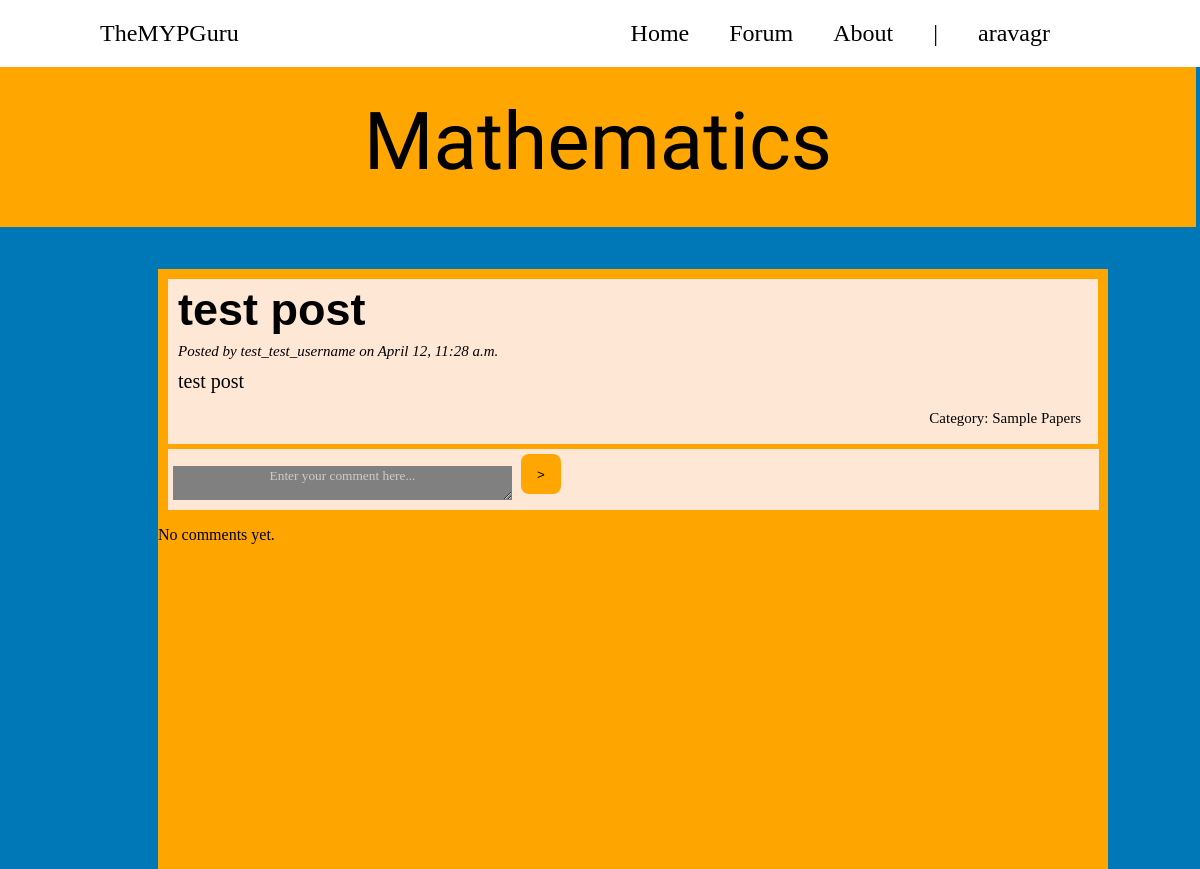
Screenshot of /math/post/32/ (signed in) with the database file from the repository.
### MathForum/models.py (models this page shows, shortened)
class Post(models.Model):
    title = models.CharField(max_length=50)
    description = models.CharField(max_length=1000)
    category = models.ForeignKey(Category, on_delete=models.CASCADE)
    file = models.FileField(blank=True, null=True)
    author = models.ForeignKey(User, on_delete=models.CASCADE)
    created_at = models.DateTimeField(auto_now_add=True)
    is_verified = models.BooleanField(default=False)

class Category(models.Model):
    name = models.CharField(max_length=255)
    def __str__(self):
        return self.name

### MathForum/views.py (the view, shortened to what this page needs)
# urls.py: path('post/<int:pk>/', post_detail, name='post_detail'),
@login_required
def post_detail(request, pk):
    post = get_object_or_404(Post, pk=pk)
    comments = Comment.objects.filter(post=post)
    comment_form = CommentForm()
    post_form = PostForm()
    return render(request, 'math_detail.html', {'post': post, 'comments': comments, 'comment_form': comment_form, 'post_form': post_form})

### MathForum/forms.py
class CommentForm(forms.ModelForm):
    class Meta:
        model = Comment
        fields = ('text',)
        widgets = {
            'text': forms.Textarea(attrs={'placeholder': 'Enter your comment here...'})
        }

class PostForm(forms.ModelForm):
    class Meta:
        model = Post
        fields = ('title', 'description', 'category', 'file', 'is_verified')

### MathForum/templates/math_detail.html (shortened to what this page needs)
{% load static %}
<!DOCTYPE html>
<html>
<head>
    <link rel="stylesheet" href="{% static 'styles.css' %}?{% now "U" %}">
    <link rel="stylesheet" href="{% static 'forum_detail.css' %}?{% now "U" %}">
</head>
<body style="background-color: #0077B6">
    <ul class = "navbar">
        <li class = "website_title">TheMYPGuru</li>
        <li><a href=# class = "nav_items">Home</a></li>
        <li><a href=# class = "nav_items">Forum</a></li>
        <li><a href=# class = "nav_items">About</a></li>
        <li class = "nav_items">|</li>
        {% if user.is_authenticated %}
            <li><a href="{% url 'logout' %}" class = "nav_items"><span>{{ user.get_username }}</span></a></li>
        {% else %}
            <li><a href="{% url 'login' %}" class = "nav_items">Log In</a></li>
        {% endif %}
    </ul>
    <div class = "forum_heading">Mathematics</div>
    <div class = "parent_container">
      <div class = "centralize">
      <div class = "detailed_post_container">
        <h2>{{ post.title }}</h2>
        <div class = "posted">Posted by {{ post.author.username }} on {{ post.created_at|date:"F j" }}, {{ post.created_at|time:"g:i a" }}</div>
        <div class = "description">{{ post.description }}</div>
        <div class = "category" style="background-color:
          {% if post.category|striptags == 'Task Specific Clarifications' %}#662211; color: white;
          {% elif post.category|striptags == 'Task Sheets' %}#d54b00; color: white;
          {% elif post.category|striptags == 'Notes' %}#fd8320
          {% elif post.category|striptags == 'Sample Responses' %}#ffa500
          {% else %}#ffe7d6
          {% endif %}">Category: {{ post.category }}
        </div>
      </div>
      </div>
      <div class = "comment_container">
        <form method="POST">
            <div class="comment_input">{{ comment_form.text }}</div>
            <button class="comment_submit_button" type="submit" name="comment_submit">></button>
        </form>
      </div>
      {% for comment in comments %}
      <div class="comment-view-container" style="white-space: nowrap;">
        <img class="forum-image" src="{% static 'profile_photo.png' %}">
        <div class="comment-details" style="display: inline-block;">
          <div class="username">{{ comment.author.username }}</div>
          <div class="date_comment">{{ comment.created_at|date:"F j, Y" }}</div>
          <div class="comment_text">{{ comment.text }}</div>
        </div>
      </div>
        {% empty %}
          <p>No comments yet.</p>
          {% endfor %}
</body>
</html>

### static/styles.css (style rules this page uses)
.navbar { list-style-type: none; display: flex; margin: -8px; padding: 0px; background: #FFFFFF; border-radius: 0; font-family: Georgia; font-size: 24px; }
.website_title { font-family: Georgia; font-size: 24px; margin-right: auto; padding-top: 20px; padding-left: 100px; }
.nav_items { float: left; text-decoration: none; color: black; padding-top: 20px; padding-right: 150px; padding-bottom: 20px; display: block; margin-left: -110px; }
.forum_heading { background-color: #FFA600; width: 101%; height: 160px; position: relative; left: -8px; color: black; font-family: Allerta Stencil; font-size: 80px; text-align: center; vertical-align: center; top: 8px; line-height: 150px; }

### static/forum_detail.css (style rules this page uses)
.parent_container { background-color: #FFA500; height: 600px; width: 950px; position: relative; left: 150px; top: 50px; }
.centralize { display: flex; justify-content: center; align-items: center; }
.detailed_post_container { background-color: #FFE7D6; position: relative; width: 100%; margin: 10px; padding-bottom: 10px; }
h2 { font-family: sans-serif; font-size: 45px; margin-left: 10px; margin-top: 5px; }
.posted { font-family: georgia; font-size: 15px; font-style: italic; margin-left: 10px; margin-top: -30px; }
.description { font-family: georgia; font-size: 20px; margin-left: 10px; margin-top: 10px; }
.category { color: black; font-family: georgia; font-style: bold; border-color: black; border-width: 1px; font-size: 15px; padding: 7px 7px; margin-right: 10px; margin-top: 10px; border-radius: 5px; float: right; }
.comment_container { background-color: #FFE7D6; position: relative; width: 98%; margin: 10px; padding-bottom: 10px; margin-top: -5px; flex-direction: row; display: flex; }
.comment_input textarea { flex: 1; background-color: grey !important; width: 90%; height: 30px; border: none; margin-left: 5px; }
.comment_input textarea::placeholder { color: #ccc; font-family: georgia; text-align: center; vertical-align: center; }
.comment_input { display: inline-flex; flex: 1; vertical-align: center; }
.comment_submit_button { background-color: #FFA600; border-radius: 20%; border-style: hidden; width: 40px; height: 40px; margin-left: 5px; margin-top: 5px; }

### rows the page displays
Post: title "test post", author.username "test_test_username", created_at "April 12", created_at "11:28 a.m.", description "test post", category "Sample Papers"

### other values shown
{{ user.get_username }} "aravagr"
